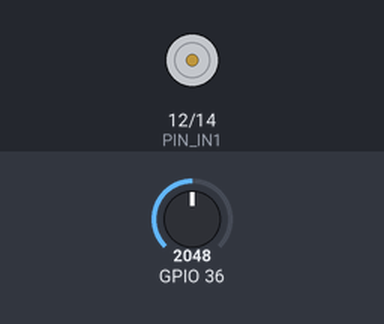
The sketch below on a simulated ESP32. Parts: motor-driver pin pairs drawn as motors (green arrow = first pin HIGH = forward, orange = second pin HIGH = backward, longer = more drive, scaled by the enable pin). Inputs (shaded band) come from the test bench; at power-on: GPIO 36 = 2048. What the sketch prints to the serial monitor is not drawn.

Above: at 1.2 s.
1.3 s: GPIO 36 set to 2049
2.8 s: GPIO 36 set to 2866
At 3.6 s:
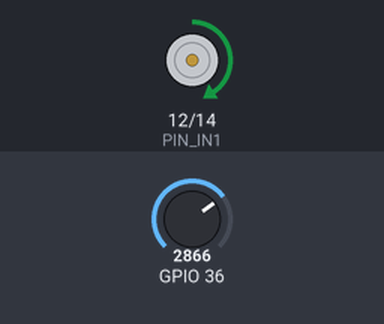
4.3 s: GPIO 36 set to 3603
At 4.8 s:
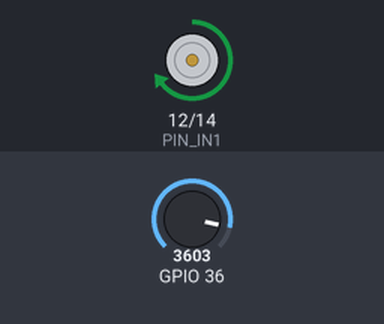
5.8 s: GPIO 36 set to 2008
At 7.0 s:
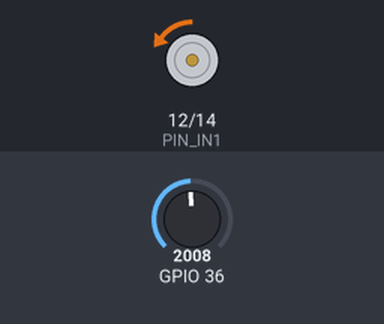
7.3 s: GPIO 36 set to 2088
At 8.2 s:
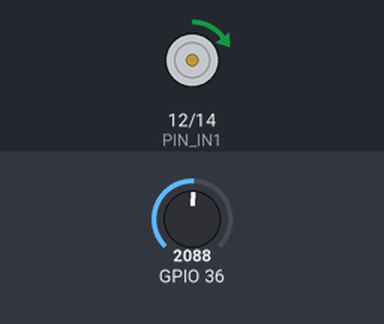
Timing chart, 0 to 9.8 s (numbered marks = the images above; inputs shaded):
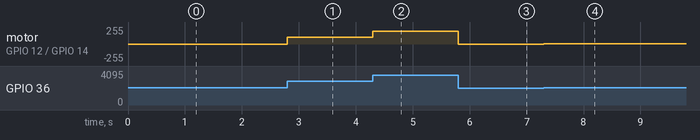

The sketch:

017-03_driver_motor_potentiometer.ino
```cpp
/**********************************************************************
* Filename    : 017-03_driver_motor_potentiometer
* Description : Using Motor Driver "L293D" component and
* motor and potentiometer to make the motor spin at different speed.
* Auther      : Alternatives Solutions
* Modification: 2026/03/04
**********************************************************************/

#define PIN_IN1       12  //for L293D Channel 1 pin
#define PIN_IN2       14  //for L293D Channel 2 pin

#define PIN_ENABLE1   13  //for L293D Enable 1 pin
#define PWM_CHANNEL   0
#define PWM_FRQ       1000
#define PWM_BIT       11  //precision

#define DELAY_TIME      10
#define DEBUG           false

boolean rotationDir;
int rotationSpeed;

// the setup function runs once when you press reset or power the board
void setup() {
  pinMode(PIN_IN1, OUTPUT);     // Set channel 1 pin into output mode
  pinMode(PIN_IN2, OUTPUT);     // Set channel 2 pin into output mode
  ledcAttachChannel(PIN_ENABLE1, PWM_FRQ, PWM_BIT, PWM_CHANNEL);

  rotationDir = false;
  rotationSpeed = 0;

  Serial.begin(115200);
  Serial.println("\nESP32 Wrover initialization completed!");
//  Serial.println("Ready to handle data...\n");
}

// the loop function runs over and over again forever
void loop() {
  // Read and convert the voltage of the poyentiometer into digital
  int potenValue = analogRead(A0);

  if (DEBUG) {
    Serial.print("pot value= ");
    Serial.println(potenValue);
  }

  //delay(DELAY_TIME);


  //compare the value with 2048
  rotationSpeed = potenValue - 2048;
  if (potenValue > 2048) {
    rotationDir = true;   //clockwise rotation
    if (DEBUG) Serial.println("clockwise rotation");
  } else {
    rotationDir = false;  //counter clockwise rotation
    if (DEBUG) Serial.println("counter clockwise rotation");
  }

  if (DEBUG) {
    Serial.print("rotation speed = ");
    Serial.println(rotationSpeed);
  }
  rotationSpeed = abs(rotationSpeed);
  //control the steering and speed of the motor
  driveMotor(rotationDir, constrain(rotationSpeed, 0, 2048));
}

void driveMotor(bool isClkwise, int speed) {
  //control motor direction of rotation
  if (isClkwise) {
    if (DEBUG) Serial.println("[driveMotor] clockwise rotation");
    digitalWrite(PIN_IN1, HIGH);
    digitalWrite(PIN_IN2, LOW);
  } else {
    if (DEBUG) Serial.println("[driveMotor] counter clockwise rotation");
    digitalWrite(PIN_IN2, HIGH);
    digitalWrite(PIN_IN1, LOW);
  }
  //control motor rotation speed
  ledcWrite(PIN_ENABLE1, speed);
}
```

Measured:
- after the input at 2.8 s, motor on GPIO 12 (PIN_IN1) / GPIO 14 (PIN_IN2): stopped → forward 102/255 at once
- after the input at 4.3 s, motor on GPIO 12 (PIN_IN1) / GPIO 14 (PIN_IN2): forward 102/255 → forward 194/255 at once
- after the input at 5.8 s, motor on GPIO 12 (PIN_IN1) / GPIO 14 (PIN_IN2): forward 194/255 → backward 5/255 at once
- after the input at 7.3 s, motor on GPIO 12 (PIN_IN1) / GPIO 14 (PIN_IN2): backward 5/255 → forward 5/255 at once
